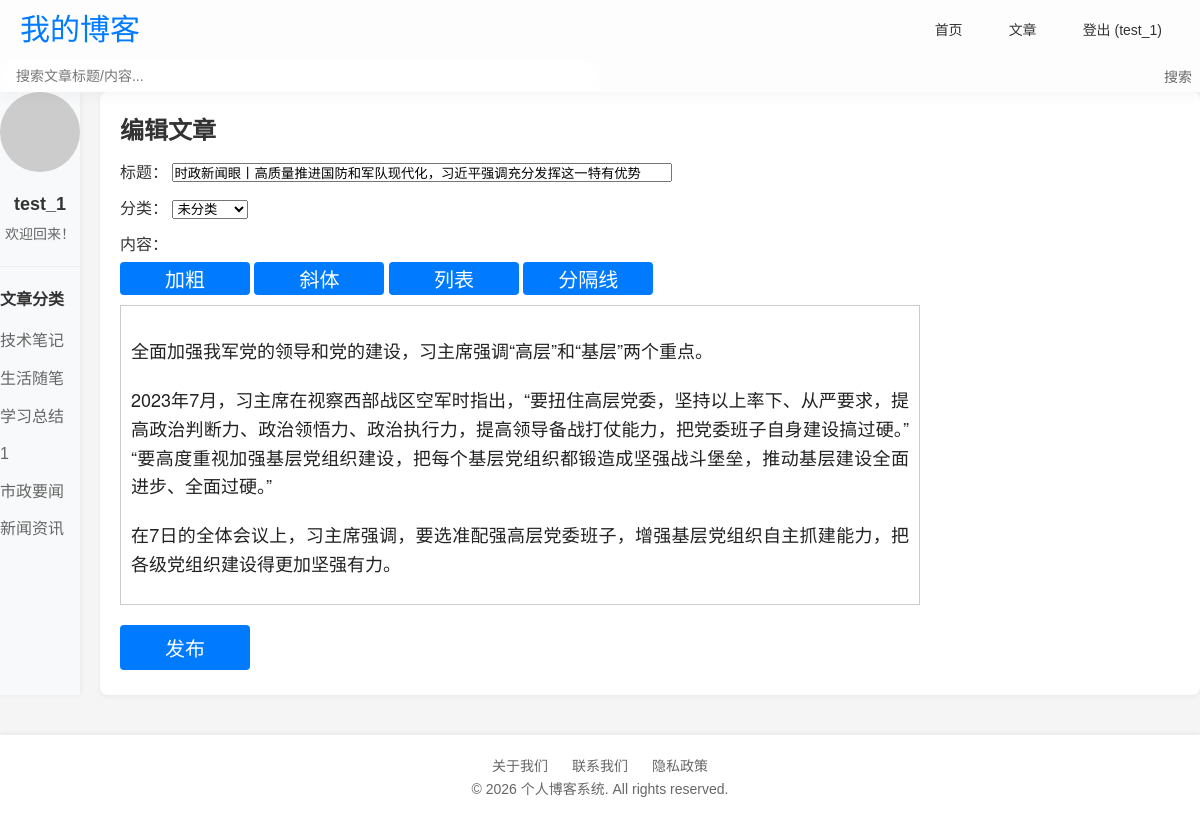
/edit/2 (signed in), run on the app's committed database.
### app.py (models this page shows)
class User(UserMixin,db.Model):
    id = db.Column(db.Integer, primary_key=True)
    username = db.Column(db.String(20), unique=True, nullable=False)
    email = db.Column(db.String(120), unique=True, nullable=False)
    password = db.Column(db.String(60), nullable=False)

class Category(db.Model):
    id = db.Column(db.Integer, primary_key=True)
    name = db.Column(db.String(50), unique=True, nullable=False)

class Post(db.Model):
    id = db.Column(db.Integer,primary_key = True)                # 文章id
    title = db.Column(db.String(100),nullable = False)           # 文章标题
    content = db.Column(db.Text,nullable = False)                # 文章内容
    created_at = db.Column(db.DateTime,default = datetime.utcnow)# 创建时间
    updated_at = db.Column(db.DateTime,default = datetime.utcnow,updated_at = datetime.utcnow)# 更新时间
    user_id = db.Column(db.Integer,nullable = False)
    category_id = db.Column(db.Integer,nullable = False)

### app.py (the view, shortened to what this page needs)
@app.route("/edit/<int:post_id>",methods = ["POST","GET"])
@login_required
def edit(post_id):
    post = Post.query.get_or_404(post_id) # 查询文章存在或404
    categories = Category.query.all()     # 获取所有分类
    if post.user_id != current_user.id:
        abort(403) # 未授权访问
    return render_template("edit.html",post = post,is_create = False,categories = categories)

### app.py (called while the page is built)
@login_manager.user_loader
def load_user(user_id):
    return User.query.get(int(user_id)) if user_id else None

### templates/edit.html (shortened to what this page needs)
{% extends 'base.html' %}
{% block content %}
{% if not is_create %}
<h2>编辑文章</h2>
{% endif %}
<form method="POST" onsubmit="syncEditorContent()">
    <div style="margin: 10px 0;">
        <label>标题：</label>
        <input type="text" name="title" value="{%if not is_create%}{{ post.title }}{%endif%}" required style="width: 500px;">
    </div>
    <div style="margin: 10px 0;">
        <label>分类：</label>
        <select name="category">
            <option value="">未分类</option>
        </select>
    </div>
    <div style="margin: 10px 0;">
        <label>内容：</label>
        <div style="margin-bottom: 5px;">
            <button class="btn btn-primary" type="button" onclick="formatDoc('bold')" style="padding: 2px 8px;">加粗</button>
            <button class="btn btn-primary" type="button" onclick="formatDoc('italic')" style="padding: 2px 8px;">斜体</button>
            <button class="btn btn-primary" type="button" onclick="formatDoc('insertUnorderedList')" style="padding: 2px 8px;">列表</button>
            <button class="btn btn-primary" type="button" onclick="formatDoc('insertHorizontalRule')" style="padding: 2px 8px;">分隔线</button>
        </div>
        <div id="editor"
             style="width: 800px; height: 300px; border:1px solid #ccc; padding:10px; min-height: 200px; overflow: auto;"
             contenteditable="true"
             spellcheck="true">
            {%if not is_create%}{{ post.content | safe }}{%endif%}
        </div>
    </div>
    <button type="submit" style="margin-top:10px;" class ="btn btn-primary">发布</button>
</form>
{% endblock %}

### templates/base.html (shortened to what this page needs)
<!DOCTYPE html>
<html lang="zh-CN">
<head>
</head>
<body>
    <header class="header">
        <div class="container">
            <div class="header-content">
                <a href="{{ url_for('index') }}" class="logo">我的博客</a>
                <nav class="nav-links navbar-menu">
                    <a href="{{ url_for('index') }}">首页</a>
                    {% if current_user.is_authenticated %}
                        <a href="{{ url_for('create') }}">文章</a>
                        <a href="{{ url_for('logout') }}">登出 ({{ current_user.username }})</a>
                    {% else %}
                        <a href="{{ url_for('login') }}">登录</a>
                        <a href="{{ url_for('register') }}">注册</a>
                    {% endif %}
                </nav>
            </div>
            <div class="search-box">
                <form class="search-form" action="{{ url_for('index') }}" method="get">
                    <input type="text" name="search" class="search-input" placeholder="搜索文章标题/内容..." value="{{ search_query or '' }}">
                <button type="submit" class="search-btn">搜索</button>
                </form>
            </div>
        </div>
    </header>
    <main class="container main-content">
        <aside class="sidebar">
            {% if current_user.is_authenticated %}
            <div class="user-info">
                <img src="https://ui-avatars.com/api/?name={{ current_user.username }}&background=4285f4&color=fff" alt="头像" class="avatar">
                <div class="username">{{ current_user.username }}</div>
                <div class="user-desc">欢迎回来！</div>
            </div>
            {% endif %}
            {%if categories %}
            <div class="sidebar-section">
                <h3 class="sidebar-title">文章分类</h3>
                <div class="category-list">
                    {% for category in categories %}
                        <a href="#">{{ category.name }}</a>
                    {% endfor %}
                </div>
            </div>
            {%endif%}
        </aside>
        <section class="content-area">
            {% block content %}{% endblock %}
        </section>
    </main>
    <footer class="footer">
        <div class="container">
            <div class="footer-links">
                <a href="#">关于我们</a>
                <a href="#">联系我们</a>
                <a href="#">隐私政策</a>
            </div>
            <p>&copy; 2026 个人博客系统. All rights reserved.</p>
        </div>
    </footer>
</body>
</html>

### templates/base.html (style rules this page uses)
* { margin: 0; padding: 0; box-sizing: border-box; }
body { font-family: -apple-system, BlinkMacSystemFont, "Segoe UI", Roboto, "Helvetica Neue", Arial, sans-serif; background-color: #f5f5f5; color: #333; line-height: 1.6; }
.container { margin: 0; padding: 0; box-sizing: border-box; list-style: none; text-decoration: none; font-family: "Microsoft Yahei", sans-serif; }
.header { background: rgba(255, 255, 255, 0.8); backdrop-filter: blur(10px); -webkit-backdrop-filter: blur(10px); box-shadow: 0 2px 15px rgba(0, 0, 0, 0.05); position: sticky; top: 0; z-index: 999; }
.header-content { max-width: 1200px; margin: 0 auto; display: flex; justify-content: space-between; align-items: center; padding: 0 20px; height: 60px; }
.logo { font-size: 30px; font-weight: 800px; color: #007bff; text-decoration: none; }
.navbar-menu { display: flex; gap: 10px; align-items: center; text-decoration: none; }
.nav-links a { color: #333; font-size: 14px; font-weight: 500; padding: 6px 18px; border-radius: 50px; transition: all 0.3s ease; text-decoration: none; }
.search-box { width: 50%; align-items: center; position:static; }
.search-form { display: flex; align-items: center; width: 100%; }
.search-input { width: 100%; padding: 8px 16px 8px 16px; border: none; border-radius: 8px; font-size: 14px; outline: none; transition: all 0.3s ease; background: rgba(255, 255, 255, 0.2); backdrop-filter: blur(10px); -webkit-backdrop-filter: blur(10px); color: #333; }
.search-btn { position: absolute; right: 8px; background: transparent; border: none; color: #666; cursor: pointer; font-size: 14px; transition: color 0.3s; }
.main-content { display: flex; gap: 20px; margin-bottom: 40px; }
.sidebar { width: 80px; background-color: #f8f9fa; transition: width 0.3s ease; overflow: hidden; box-shadow: 1px 0 5px rgba(0, 0, 0, 0.05); }
.user-info { text-align: center; margin-bottom: 20px; padding-bottom: 20px; border-bottom: 1px solid #eee; }
.avatar { width: 80px; height: 80px; border-radius: 50%; object-fit: cover; margin-bottom: 10px; }
.username { font-size: 18px; font-weight: 600; margin-bottom: 5px; }
.user-desc { font-size: 14px; color: #666; }
.sidebar-section { margin-bottom: 20px; }
.sidebar-title { font-size: 16px; font-weight: 600; margin-bottom: 10px; color: #333; }
.category-list a { display: block; color: #666; text-decoration: none; padding: 6px 0; transition: color 0.3s; }
.content-area { flex: 1; background-color: #fff; border-radius: 8px; box-shadow: 0 2px 4px rgba(0,0,0,0.05); padding: 20px; }
.footer { background-color: #fff; box-shadow: 0 -2px 4px rgba(0,0,0,0.05); padding: 20px 0; text-align: center; font-size: 14px; color: #666; }
.footer-links a { color: #666; text-decoration: none; margin: 0 10px; }
.btn { display: inline-block; padding: 8px 16px; margin: 5px 0; border: none; border-radius: 4px; cursor: pointer; font-size: 20px; width: 130px; text-decoration: none; text-align: center; transition: all 0.3s ease; }
.btn-primary { background-color: #007bff; color: #fff; }

### data on the page
User: username "test_1"
Category: name "技术笔记"
Category: name "生活随笔"
Category: name "学习总结"
Category: name "1"
Category: name "市政要闻"
Category: name "新闻资讯"
Post: title "时政新闻眼丨高质量推进国防和军队现代化，习近平强调充分发挥这一特有优势", content "全面加强我军党的领导和党的建设，习主席强调“高层”和“基层”两个重点。 2023年7月，习主席在视察西部战区空军时指出，“要扭住高层党委，坚持以上率下、从严要求，提高政治判断力、政治领悟力、政治执行力，提高领导备战打仗能力，把党委班子自身建设搞过硬。”“要高度重视加强基层党组织建设，把每个基层党组织都锻造成坚强战斗堡垒，推动基层建设全面进步、全面过硬。” 在7日的全体会议上，习主席强调，要选准配强高层党委班子，增强基层党组织自主抓建能力，把各级党组织建设得更加坚强有力。"
